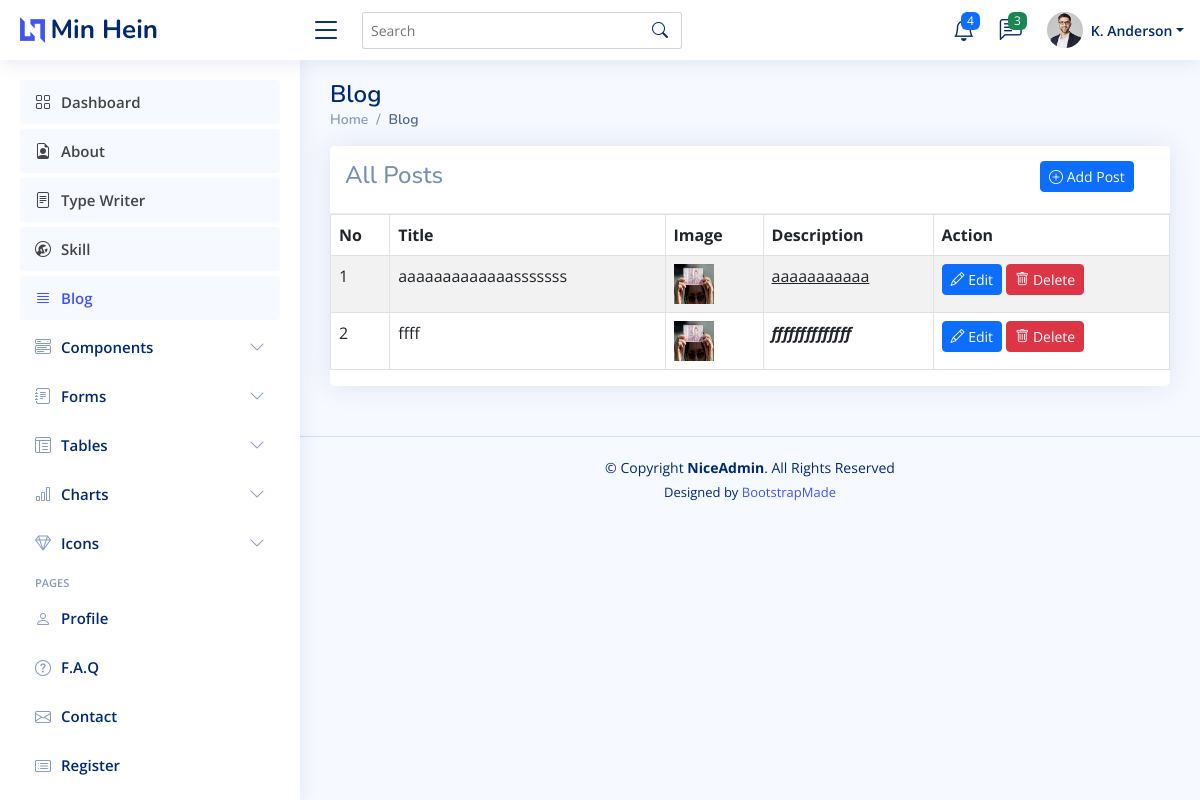
Before: /dashboard/blog/ with the older database file.
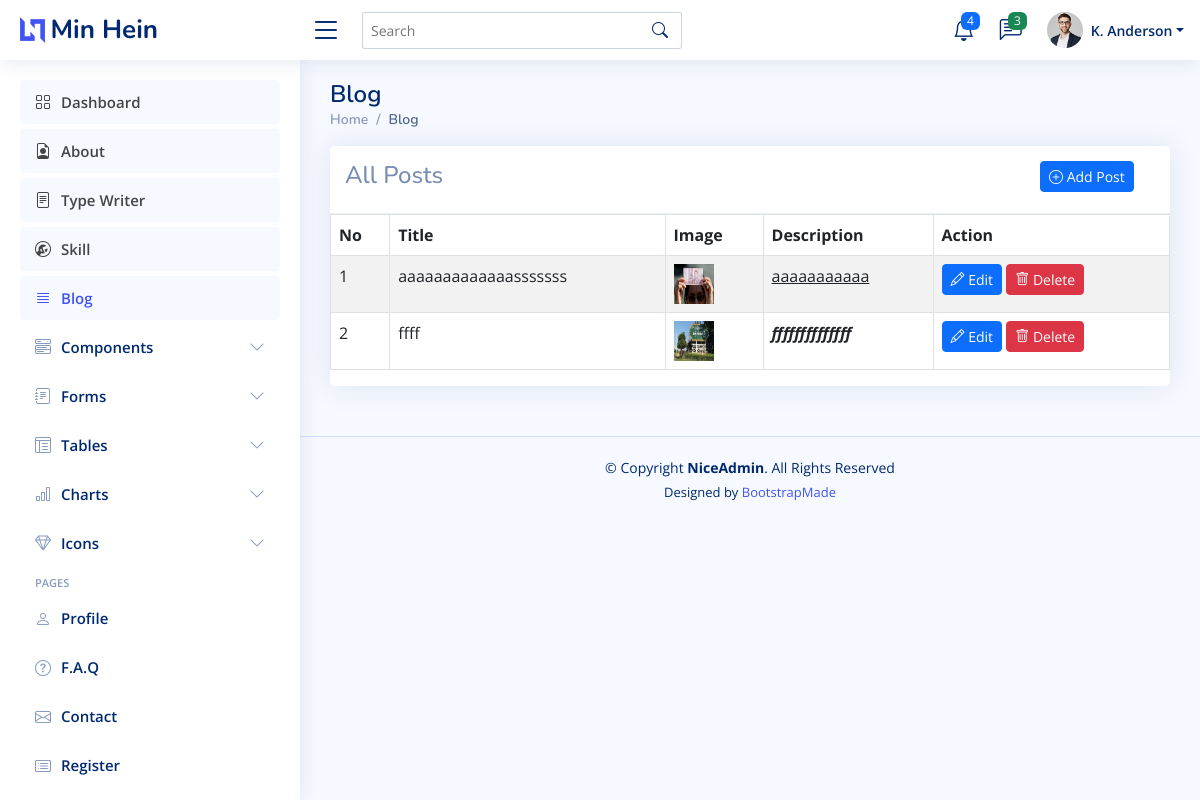
After: the same page with the newer database file.
### dashboard/models.py (models this page shows, shortened)
class Blog(models.Model):
    title = models.CharField(max_length=255, null=True)
    image = models.ImageField(upload_to="blog-photos", null=True)
    description = RichTextUploadingField(null=True, blank=True)
    created_at = models.DateTimeField(auto_now=True)
    updated_at = models.DateTimeField(auto_now_add=True)
    slug = models.SlugField(max_length=255, null=False,blank=True,unique=True,editable=False,)

### dashboard/views.py (the view)
# urls.py: path('blog/', views.blog, name='blog'),
def blog(request):
    blogs = Blog.objects.all()
    context = {'blogs':blogs}
    return render(request, 'dashboard/blog/blog.html', context)

### dashboard/templates/dashboard/blog/blog.html (shortened to what this page needs)
{% extends "dashboard/main.html" %}
{% block content %}
<div class="pagetitle">
    <h1>Blog</h1>
    <nav>
      <ol class="breadcrumb">
        <li class="breadcrumb-item"><a href="{% url 'dashboard' %}">Home</a></li>
        <li class="breadcrumb-item active">Blog</li>
      </ol>
    </nav>
</div>
<div class="card">
  <div class="card-header">
    <div class="row">
      <div class="col-md-10">
        <h4>All Posts</h4>
      </div>
      <div class="col-md-2">
        <a href="{% url 'blog-add' %}" class="btn btn-primary btn-sm">
          <i class="bi bi-plus-circle"></i> Add Post
        </a>
      </div>
    </div>
  </div>
  <div class="row">
    <div class="col-md-12">
      <table class="table table-striped table-bordered">
          <thead>
            <tr>
              <th scope="col">No</th>
              <th scope="col">Title</th>
              <th scope="col">Image</th>
              <th scope="col">Description</th>
              <th scope="col">Action</th>
            </tr>
          </thead>
          <tbody>
            {% for blog in blogs %}
              <tr>
                  <td>{{ forloop.counter }}</td>
                  <td>{{ blog.title }}</td>
                  <td>
                      <img src="{{ blog.image.url }}" alt="" width="40px" height="40px">
                  </td>
                  <td>{{ blog.description|safe }}</td>
                  <td>
                      <a href="{% url "blog-edit" blog.slug %}" class="btn btn-primary btn-sm">
                          <i class="bi bi-pencil"></i> Edit
                      </a>
                      <a href="{% url "blog-delete" blog.slug %}" class="btn btn-danger btn-sm">
                          <i class="bi bi-trash"></i> Delete
                      </a>
                  </td>
              </tr>
            {% endfor %}
          </tbody>
        </table>
    </div>
  </div>
</div>
{% endblock content %}

Changed rows visible on the page:
changed Blog "ffff": image: a different picture
